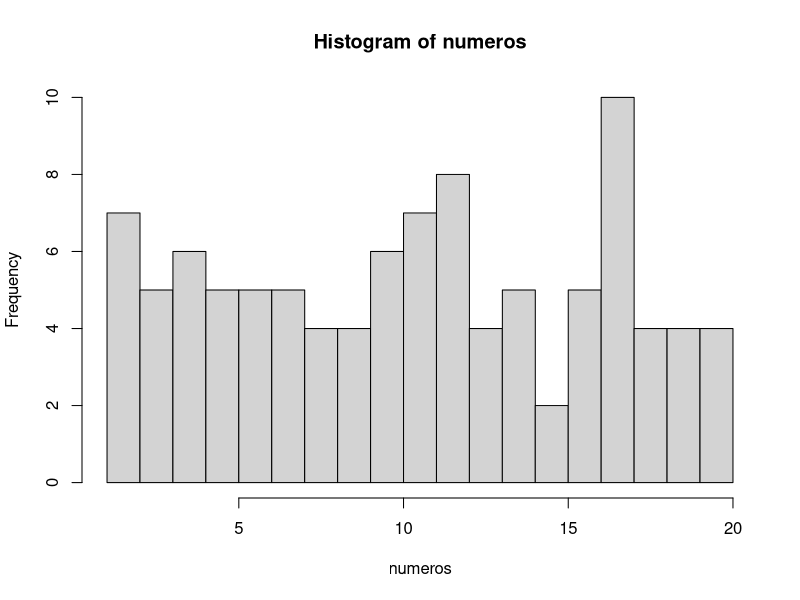

Generate this figure with R:
## ---- chunk 1
numeros <- sample(1:20, 100, TRUE)
numeros
## ---- chunk 2
mediana <- median(numeros)
mediana
## ---- chunk 3
media <- mean(numeros)
media
## ---- chunk 4
# El argumento breaks nos permite dividir en histograma en las partes que queramos
hist(numeros, breaks = 20)
## ---- chunk 5
tabla.frecuencias <- data.frame(table(numeros))
tabla.frecuencias
## ---- chunk 6
# Con la función seq, creamos una secuencia de 1 a 10 en intervalos de 0.1 en 0.1
secuencia <- seq(1, 10, 0.1)
muestra <- sample(secuencia, 100, TRUE)
muestra
## ---- chunk 7
# Aquí el cálculo de la mediana 
mediana.muestra <- median(muestra)
mediana.muestra
## ---- chunk 8
# Aquí el cálculo de la media
media.muestra <- mean(muestra)
media.muestra
## ---- chunk 9
# Aquí el cálculo de la moda
tabla.muestra <- data.frame(table(muestra))
tabla.muestra
